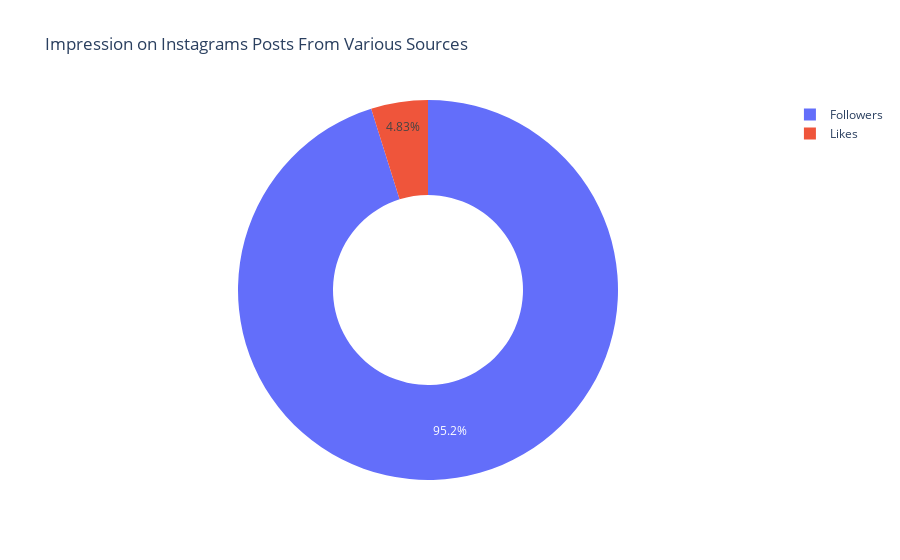

Notebook code for this chart:
### Code cell
followers = df['Followers'].sum()
likes = df['Likes'].sum()

labels = ['Followers', 'Likes']
values = [followers, likes]

fig = px.pie(df, values = values, names = labels, title = "Impression on Instagrams Posts From Various Sources", hole = 0.5)
fig.show()

### Figure 1 — Plotly figure (JSON) as saved in the notebook; plotly's stock layout.template omitted (floating-point values rounded to 4 significant figures)
{"data": [{"domain": {"x": [0, 1], "y": [0, 1]}, "hole": 0.5, "hovertemplate": "label=%{label}<br>value=%{value}<extra></extra>", "labels": ["Followers", "Likes"], "legendgroup": "", "name": "", "showlegend": true, "type": "pie", "values": [88607, 4501]}], "layout": {"legend": {"tracegroupgap": 0}, "title": {"text": "Impression on Instagrams Posts From Various Sources"}}}
